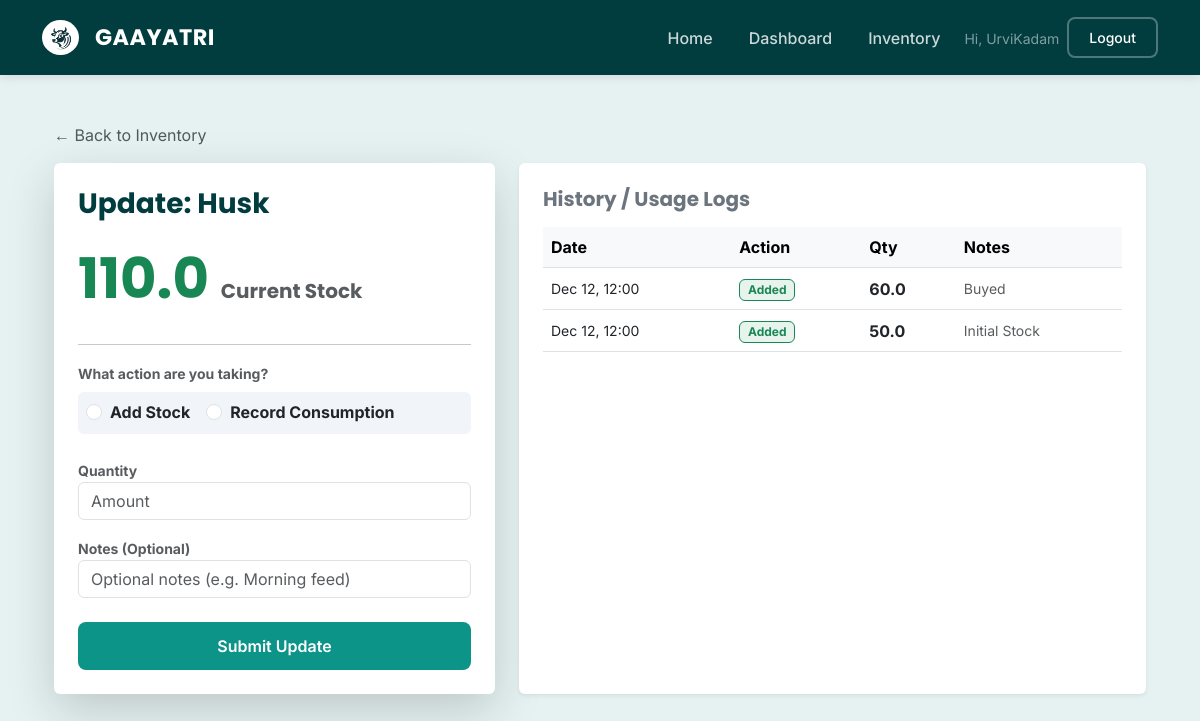
/dashboard/inventory/update/4/ (signed in), run on the app's committed database.
### core/models.py (models this page shows, shortened)
class User(AbstractUser):
    is_farmer = models.BooleanField(default=False)
    is_doctor = models.BooleanField(default=False)

class InventoryItem(models.Model):
    user = models.ForeignKey(User, on_delete=models.CASCADE)
    item_name = models.CharField(max_length=100) # e.g., "Cattle Feed", "Antibiotics"
    quantity = models.PositiveIntegerField(help_text="In kg or units")
    reorder_level = models.PositiveIntegerField(help_text="Alert when stock drops below this")

class InventoryHistory(models.Model):
    TRANSACTION_TYPES = [('ADD', 'Stock Added'), ('CONSUME', 'Stock Consumed')]
    item = models.ForeignKey(InventoryItem, on_delete=models.CASCADE, related_name='history')
    action = models.CharField(max_length=10, choices=TRANSACTION_TYPES)
    quantity_changed = models.FloatField()
    date = models.DateTimeField(auto_now_add=True)
    notes = models.CharField(max_length=200, blank=True)

### core/views.py (the view)
# urls.py: path('dashboard/inventory/update/<int:pk>/', views.update_inventory, name='update_inventory'),
@login_required
def update_inventory(request, pk):
    item = get_object_or_404(InventoryItem, pk=pk, user=request.user)
    history = item.history.all().order_by('-date')[:10]  # Show last 10 logs
    if request.method == 'POST':
        form = StockUpdateForm(request.POST)
        if form.is_valid():
            action = form.cleaned_data['action']
            qty = form.cleaned_data['quantity']
            notes = form.cleaned_data['notes']
            if action == 'ADD':
                item.quantity += qty
            elif action == 'CONSUME':
                if item.quantity >= qty:
                    item.quantity -= qty
                else:
                    form.add_error('quantity', 'Not enough stock to consume this amount!')
                    return render(request, 'core/update_inventory.html', {'form': form, 'item': item, 'history': history})
            item.save()
            InventoryHistory.objects.create(
                item=item, action=action, quantity_changed=qty, notes=notes
            )
            return redirect('inventory')
    else:
        form = StockUpdateForm()
    return render(request, 'core/update_inventory.html', {'form': form, 'item': item, 'history': history})

### core/forms.py
class StockUpdateForm(forms.Form):
    ACTION_CHOICES = [('ADD', 'Add Stock'), ('CONSUME', 'Record Consumption')]
    action = forms.ChoiceField(choices=ACTION_CHOICES, widget=forms.RadioSelect(attrs={'class': 'form-check-input'}))
    quantity = forms.FloatField(min_value=0.1, widget=forms.NumberInput(attrs={'class': 'form-control', 'placeholder': 'Amount'}))
    notes = forms.CharField(required=False, widget=forms.TextInput(attrs={'class': 'form-control', 'placeholder': 'Optional notes (e.g. Morning feed)'}))

### core/templates/core/update_inventory.html (shortened to what this page needs)
{% extends 'core/base.html' %}
{% block content %}
<div class="container">
    <a href="{% url 'inventory' %}" class="text-muted mb-3 d-block text-decoration-none">&larr; Back to Inventory</a>
    <div class="row">
        <div class="col-md-5">
            <div class="card p-4 shadow-lg border-0">
                <h3 class="fw-bold" style="color: var(--primary-dark);">Update: {{ item.item_name }}</h3>
                <h1 class="display-4 fw-bold text-success my-3">{{ item.quantity }} <span class="fs-5 text-muted">Current Stock</span></h1>
                <hr>
                <form method="post">
                    <label class="fw-bold small text-muted mb-2">What action are you taking?</label>
                    <div class="d-flex gap-3 mb-4 p-2 rounded" style="background: #f1f5f9;">
                        {% for radio in form.action %}
                        <div class="form-check">
                            {{ radio.tag }}
                            <label class="form-check-label fw-bold" for="{{ radio.id_for_label }}">
                                {{ radio.choice_label }}
                            </label>
                        </div>
                        {% endfor %}
                    </div>
                    <div class="mb-3">
                        <label class="fw-bold small text-muted">Quantity</label>
                        {{ form.quantity }}
                    </div>
                    <div class="mb-4">
                        <label class="fw-bold small text-muted">Notes (Optional)</label>
                        {{ form.notes }}
                    </div>
                    <button type="submit" class="btn btn-gaayatri w-100">Submit Update</button>
                </form>
            </div>
        </div>
        <div class="col-md-7">
            <div class="card p-4 border-0 shadow-sm h-100">
                <h5 class="fw-bold mb-3 text-secondary">History / Usage Logs</h5>
                <div class="table-responsive">
                    <table class="table table-hover align-middle">
                        <thead class="table-light">
                            <tr>
                                <th>Date</th>
                                <th>Action</th>
                                <th>Qty</th>
                                <th>Notes</th>
                            </tr>
                        </thead>
                        <tbody>
                            {% for log in history %}
                            <tr>
                                <td class="small">{{ log.date|date:"M d, H:i" }}</td>
                                <td>
                                    {% if log.action == 'ADD' %}
                                        <span class="badge bg-success bg-opacity-10 text-success border border-success">Added</span>
                                    {% else %}
                                        <span class="badge bg-danger bg-opacity-10 text-danger border border-danger">Consumed</span>
                                    {% endif %}
                                </td>
                                <td class="fw-bold">{{ log.quantity_changed }}</td>
                                <td class="text-muted small">{{ log.notes }}</td>
                            </tr>
                            {% empty %}
                            <tr>
                                <td colspan="4" class="text-center text-muted py-4">No history yet.</td>
                            </tr>
                            {% endfor %}
                        </tbody>
                    </table>
                </div>
            </div>
        </div>
    </div>
</div>
{% endblock %}

### core/templates/core/base.html (shortened to what this page needs)
<!DOCTYPE html>
<html lang="en">
<head>
    <link href="https://cdn.jsdelivr.net/npm/bootstrap@5.3.0/dist/css/bootstrap.min.css" rel="stylesheet">
</head>
<body>
    <nav class="navbar navbar-expand-lg sticky-top">
        <div class="container">
            <a class="navbar-brand d-flex align-items-center" href="{% url 'home' %}">
                <img src="/static/images/logo.png" height="35" class="me-3 bg-white rounded-circle p-1" alt="Logo">
                Gaayatri
            </a>
            <div class="collapse navbar-collapse" id="navbarNav">
                <ul class="navbar-nav ms-auto align-items-center">
                    <li class="nav-item"><a class="nav-link" href="{% url 'home' %}">Home</a></li>
                    {% if user.is_authenticated %}
                        {% if user.is_farmer %}
                            <li class="nav-item"><a class="nav-link" href="{% url 'farmer_dashboard' %}">Dashboard</a></li>
                            <li class="nav-item"><a class="nav-link" href="{% url 'inventory' %}">Inventory</a></li>
                        {% endif %}
                        <li class="nav-item ms-3">
                            <span class="text-white-50 small">Hi, {{ user.username }}</span>
                        </li>
                        <li class="nav-item ms-2">
                             <form action="{% url 'logout' %}" method="post" class="d-inline">
                                <button class="btn btn-sm btn-outline-light-custom">Logout</button>
                            </form>
                        </li>
                    {% endif %}
                </ul>
            </div>
        </div>
    </nav>
    <div class="container py-5">
        {% block content %}
        {% endblock %}
    </div>
</body>
</html>

### core/templates/core/base.html (style rules this page uses)
:root { --primary-dark: #013c3f; --primary-light: #e6f2f2; --accent-green: #0d9488; --text-dark: #1f2937; }
body { font-family: 'Inter', sans-serif; background-color: var(--primary-light); color: var(--text-dark); }
h1, h2, h3, h4, h5, h6, .navbar-brand { font-family: 'Poppins', sans-serif; }
.navbar { background-color: var(--primary-dark); padding: 15px 0; box-shadow: 0 2px 10px rgba(0,0,0,0.1); }
.navbar-brand { color: white !important; font-weight: 700; letter-spacing: 0.5px; text-transform: uppercase; font-size: 1.4rem; }
.nav-link { color: rgba(255, 255, 255, 0.8) !important; font-weight: 500; margin-left: 20px; transition: color 0.3s; }
.btn-gaayatri { background-color: var(--accent-green); color: white; border: none; padding: 12px 30px; border-radius: 8px; font-weight: 600; transition: all 0.3s; }
.btn-outline-light-custom { border: 2px solid rgba(255,255,255,0.3); color: white; border-radius: 8px; padding: 8px 20px; font-weight: 500; }

### data on the page
User: username "UrviKadam"
InventoryItem: item_name "Husk", quantity "110.0"
InventoryHistory: date "Dec 12, 12:00", action "Added", quantity_changed "60.0", notes "Buyed"
InventoryHistory: date "Dec 12, 12:00", action "Added", quantity_changed "50.0", notes "Initial Stock"

### other printed values
{{ radio.choice_label }} "Add Stock" "Record Consumption"
